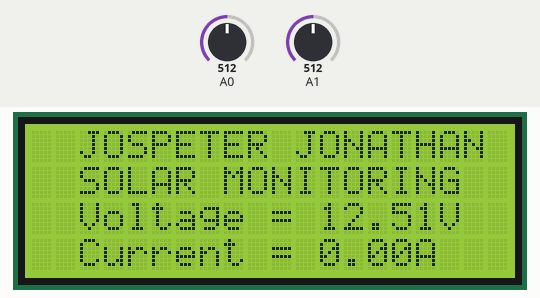
Recording of a sketch running on a simulated Arduino Uno, built with avr-gcc and run on an emulated ATmega328P. On the bench: 20×4 character LCD. The test bench sets the inputs (shaded band); at power-on: A1 = 512, A0 = 512.

Above: at 1.2 s.
1.3 s: A1 set to 426
At 2.4 s:
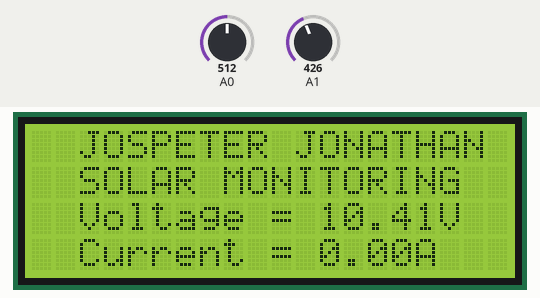
4.0 s: A1 set to 392
At 5.3 s:
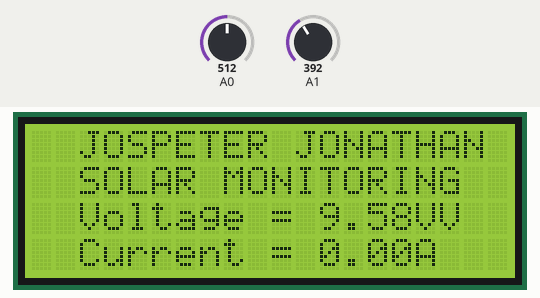
6.7 s: A0 set to 716
At 8.8 s:
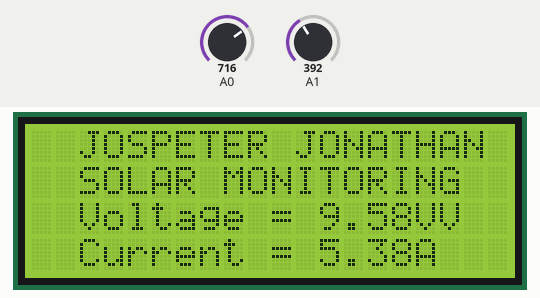
9.5 s: A0 set to 900
At 10.5 s:
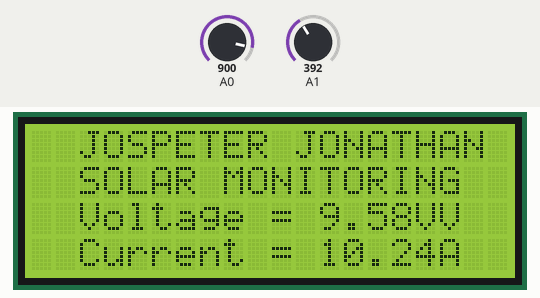
12.2 s: A0 set to 873
At 15.1 s:
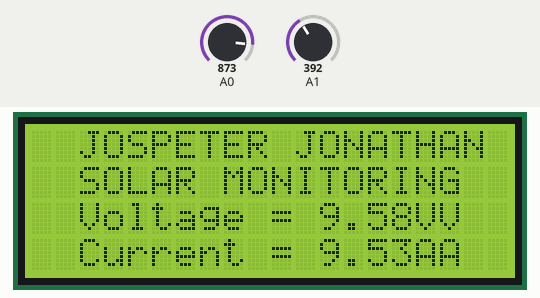
15.6 s: A1 set to 511
At 16.9 s:
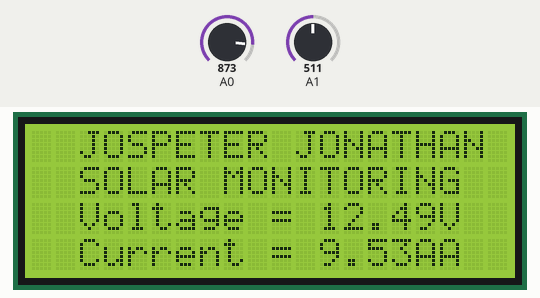
Timing chart, 0 to 18.6 s (numbered marks = the images above; inputs shaded):
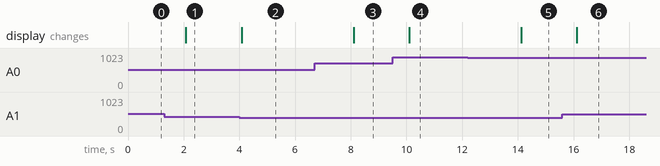

Measured:
- the behaviour switches between 409 and 408 on A1 (found by bisection; images 1 and 2)
- the behaviour switches between 891 and 890 on A0 (found by bisection; images 4 and 5)
- after the input at 1.3 s, the display: changes after 0.78 s (image 1)
- after the input at 4.0 s, the display: changes after 0.09 s (image 2)
- after the input at 6.7 s, the display: changes after 1.4 s (image 3)
- after the input at 9.5 s, the display: changes after 0.60 s (image 4)
- after the input at 12.2 s, the display: changes after 1.9 s (image 5)
- after the input at 15.6 s, the display: changes after 0.52 s (image 6)

The sketch:

code.ino
```cpp
// include the library code:
#include <LiquidCrystal.h> //library for LCD

// initialize the library with the numbers of the interface pins
LiquidCrystal lcd(13, 12, 11, 10, 9, 8);

//Measuring Current Using ACS712
int sensitivity = 185; // use 100 for 20A Module and 66 for 30A Module
int adcvalue= 0;
int offsetvoltage = 2500;  //Sensor Callibration
double Voltage = 0; //voltage measuring
double ecurrent = 0;// Current measuring

void setup()
{
  lcd.begin(20, 4); // set up the LCD's number of columns and rows:
  lcd.setCursor(0,0);
  lcd.print("  JOSPETER JONATHAN    ");
  lcd.setCursor(0,1);
  lcd.print("  SOLAR MONITORING             ");
}

void loop()
{
  // Measure The Votage ***********************************
  // read the input on analog pin A1:
  int sensorValue = analogRead(A1);
  // Convert the analog reading (which goes from 0 - 1023) to a voltage (0 - 5V):
  float vol = (sensorValue * 5.0) / 1023.0;

  float voltage = vol * 5;
  lcd.setCursor(0,2);
  lcd.print("  Voltage = ");
  lcd.print(voltage);
  lcd.print("V");

  // Measure The Current ***********************************
  adcvalue = analogRead(A0);//reading the value from the analog pin A0
  Voltage = (adcvalue / 1024.0) * 5000; // Gets you mV
  ecurrent = ((Voltage - offsetvoltage) / sensitivity);
  lcd.setCursor(0,3);
  lcd.print("  Current = ");
  lcd.print(ecurrent);
  lcd.print("A"); //unit for the current to be measured
  delay(2000);
}
```
